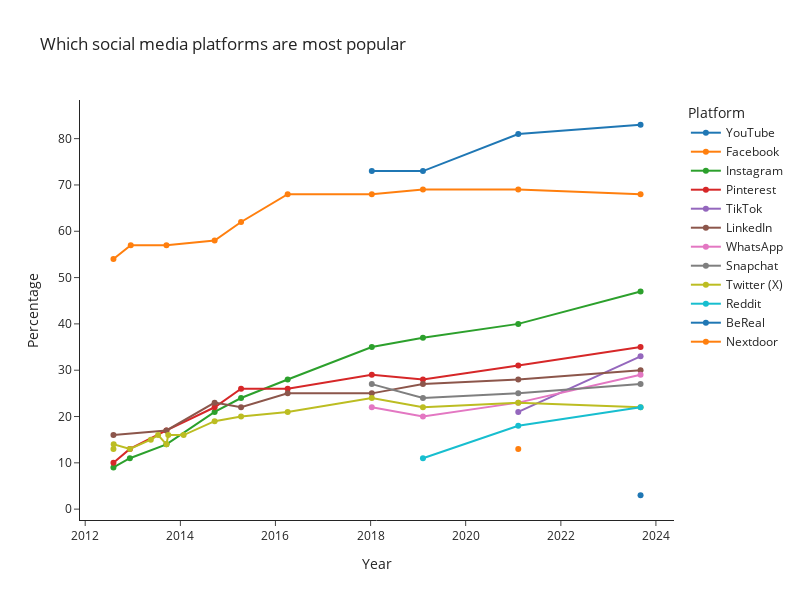

This figure's notebook cell:
### Code cell
import pandas as pd
import plotly.express as px

# Load the dataset
file_path = '../data/which_social_media_platforms_are_most_popular_data_2024-01-31-2.csv'
social_media_data = pd.read_csv(file_path)

# Cleaning and transforming the data to a tidy format suitable for Plotly
# Removing percentage signs and converting to numeric values
social_media_data_long = social_media_data.melt(id_vars=["Year"], 
                                                var_name="Platform", 
                                                value_name="Percentage")
social_media_data_long['Percentage'] = social_media_data_long['Percentage'].str.replace('%', '').astype(float)
social_media_data_long['Year'] = pd.to_datetime(social_media_data_long['Year'], errors='coerce')

# Dropping rows with NaN values in the Year or Percentage columns
social_media_data_long.dropna(subset=['Year', 'Percentage'], inplace=True)

# Creating the interactive plot using plotly.express
fig_line = px.line(
    social_media_data_long, 
    x="Year", 
    y="Percentage", 
    color="Platform",
    title="Which social media platforms are most popular",
    markers=True
)

# Show the interactive plot
fig_line.show()

### Figure 1 — Plotly figure (JSON) as saved in the notebook; plotly's stock layout.template omitted (floating-point values rounded to 4 significant figures)
{"data": [{"hovertemplate": "Platform=YouTube<br>Year=%{x}<br>Percentage=%{y}<extra></extra>", "legendgroup": "YouTube", "line": {"color": "#1F77B4", "dash": "solid"}, "marker": {"symbol": "circle"}, "mode": "lines+markers", "name": "YouTube", "orientation": "v", "showlegend": true, "type": "scatter", "x": ["2018-01-10T00:00:00", "2019-02-07T00:00:00", "2021-02-08T00:00:00", "2023-09-05T00:00:00"], "xaxis": "x", "y": [73, 73, 81, 83], "yaxis": "y"}, {"hovertemplate": "Platform=Facebook<br>Year=%{x}<br>Percentage=%{y}<extra></extra>", "legendgroup": "Facebook", "line": {"color": "#FF7F0E", "dash": "solid"}, "marker": {"symbol": "circle"}, "mode": "lines+markers", "name": "Facebook", "orientation": "v", "showlegend": true, "type": "scatter", "x": ["2012-08-05T00:00:00", "2012-12-16T00:00:00", "2013-09-16T00:00:00", "2014-09-21T00:00:00", "2015-04-12T00:00:00", "2016-04-04T00:00:00", "2018-01-10T00:00:00", "2019-02-07T00:00:00", "2021-02-08T00:00:00", "2023-09-05T00:00:00"], "xaxis": "x", "y": [54, 57, 57, 58, 62, 68, 68, 69, 69, 68], "yaxis": "y"}, {"hovertemplate": "Platform=Instagram<br>Year=%{x}<br>Percentage=%{y}<extra></extra>", "legendgroup": "Instagram", "line": {"color": "#2CA02C", "dash": "solid"}, "marker": {"symbol": "circle"}, "mode": "lines+markers", "name": "Instagram", "orientation": "v", "showlegend": true, "type": "scatter", "x": ["2012-08-05T00:00:00", "2012-12-09T00:00:00", "2013-09-16T00:00:00", "2014-09-21T00:00:00", "2015-04-12T00:00:00", "2016-04-04T00:00:00", "2018-01-10T00:00:00", "2019-02-07T00:00:00", "2021-02-08T00:00:00", "2023-09-05T00:00:00"], "xaxis": "x", "y": [9, 11, 14, 21, 24, 28, 35, 37, 40, 47], "yaxis": "y"}, {"hovertemplate": "Platform=Pinterest<br>Year=%{x}<br>Percentage=%{y}<extra></extra>", "legendgroup": "Pinterest", "line": {"color": "#D62728", "dash": "solid"}, "marker": {"symbol": "circle"}, "mode": "lines+markers", "name": "Pinterest", "orientation": "v", "showlegend": true, "type": "scatter", "x": ["2012-08-05T00:00:00", "2012-12-09T00:00:00", "2013-09-16T00:00:00", "2014-09-21T00:00:00", "2015-04-12T00:00:00", "2016-04-04T00:00:00", "2018-01-10T00:00:00", "2019-02-07T00:00:00", "2021-02-08T00:00:00", "2023-09-05T00:00:00"], "xaxis": "x", "y": [10, 13, 17, 22, 26, 26, 29, 28, 31, 35], "yaxis": "y"}, {"hovertemplate": "Platform=TikTok<br>Year=%{x}<br>Percentage=%{y}<extra></extra>", "legendgroup": "TikTok", "line": {"color": "#9467BD", "dash": "solid"}, "marker": {"symbol": "circle"}, "mode": "lines+markers", "name": "TikTok", "orientation": "v", "showlegend": true, "type": "scatter", "x": ["2021-02-08T00:00:00", "2023-09-05T00:00:00"], "xaxis": "x", "y": [21, 33], "yaxis": "y"}, {"hovertemplate": "Platform=LinkedIn<br>Year=%{x}<br>Percentage=%{y}<extra></extra>", "legendgroup": "LinkedIn", "line": {"color": "#8C564B", "dash": "solid"}, "marker": {"symbol": "circle"}, "mode": "lines+markers", "name": "LinkedIn", "orientation": "v", "showlegend": true, "type": "scatter", "x": ["2012-08-05T00:00:00", "2013-09-16T00:00:00", "2014-09-21T00:00:00", "2015-04-12T00:00:00", "2016-04-04T00:00:00", "2018-01-10T00:00:00", "2019-02-07T00:00:00", "2021-02-08T00:00:00", "2023-09-05T00:00:00"], "xaxis": "x", "y": [16, 17, 23, 22, 25, 25, 27, 28, 30], "yaxis": "y"}, {"hovertemplate": "Platform=WhatsApp<br>Year=%{x}<br>Percentage=%{y}<extra></extra>", "legendgroup": "WhatsApp", "line": {"color": "#E377C2", "dash": "solid"}, "marker": {"symbol": "circle"}, "mode": "lines+markers", "name": "WhatsApp", "orientation": "v", "showlegend": true, "type": "scatter", "x": ["2018-01-10T00:00:00", "2019-02-07T00:00:00", "2021-02-08T00:00:00", "2023-09-05T00:00:00"], "xaxis": "x", "y": [22, 20, 23, 29], "yaxis": "y"}, {"hovertemplate": "Platform=Snapchat<br>Year=%{x}<br>Percentage=%{y}<extra></extra>", "legendgroup": "Snapchat", "line": {"color": "#7F7F7F", "dash": "solid"}, "marker": {"symbol": "circle"}, "mode": "lines+markers", "name": "Snapchat", "orientation": "v", "showlegend": true, "type": "scatter", "x": ["2018-01-10T00:00:00", "2019-02-07T00:00:00", "2021-02-08T00:00:00", "2023-09-05T00:00:00"], "xaxis": "x", "y": [27, 24, 25, 27], "yaxis": "y"}, {"hovertemplate": "Platform=Twitter (X)<br>Year=%{x}<br>Percentage=%{y}<extra></extra>", "legendgroup": "Twitter (X)", "line": {"color": "#BCBD22", "dash": "solid"}, "marker": {"symbol": "circle"}, "mode": "lines+markers", "name": "Twitter (X)", "orientation": "v", "showlegend": true, "type": "scatter", "x": ["2012-08-05T00:00:00", "2012-08-07T00:00:00", "2012-12-09T00:00:00", "2013-05-19T00:00:00", "2013-07-14T00:00:00", "2013-09-16T00:00:00", "2013-09-30T00:00:00", "2014-01-26T00:00:00", "2014-09-21T00:00:00", "2015-04-12T00:00:00", "2016-04-04T00:00:00", "2018-01-10T00:00:00", "2019-02-07T00:00:00", "2021-02-08T00:00:00", "2023-09-05T00:00:00"], "xaxis": "x", "y": [13, 14, 13, 15, 16, 14, 16, 16, 19, 20, 21, 24, 22, 23, 22], "yaxis": "y"}, {"hovertemplate": "Platform=Reddit<br>Year=%{x}<br>Percentage=%{y}<extra></extra>", "legendgroup": "Reddit", "line": {"color": "#17BECF", "dash": "solid"}, "marker": {"symbol": "circle"}, "mode": "lines+markers", "name": "Reddit", "orientation": "v", "showlegend": true, "type": "scatter", "x": ["2019-02-07T00:00:00", "2021-02-08T00:00:00", "2023-09-05T00:00:00"], "xaxis": "x", "y": [11, 18, 22], "yaxis": "y"}, {"hovertemplate": "Platform=BeReal<br>Year=%{x}<br>Percentage=%{y}<extra></extra>", "legendgroup": "BeReal", "line": {"color": "#1F77B4", "dash": "solid"}, "marker": {"symbol": "circle"}, "mode": "lines+markers", "name": "BeReal", "orientation": "v", "showlegend": true, "type": "scatter", "x": ["2023-09-05T00:00:00"], "xaxis": "x", "y": [3], "yaxis": "y"}, {"hovertemplate": "Platform=Nextdoor<br>Year=%{x}<br>Percentage=%{y}<extra></extra>", "legendgroup": "Nextdoor", "line": {"color": "#FF7F0E", "dash": "solid"}, "marker": {"symbol": "circle"}, "mode": "lines+markers", "name": "Nextdoor", "orientation": "v", "showlegend": true, "type": "scatter", "x": ["2021-02-08T00:00:00"], "xaxis": "x", "y": [13], "yaxis": "y"}], "layout": {"height": 600, "legend": {"title": {"text": "Platform"}, "tracegroupgap": 0}, "title": {"text": "Which social media platforms are most popular"}, "width": 800, "xaxis": {"anchor": "y", "domain": [0, 1], "title": {"text": "Year"}}, "yaxis": {"anchor": "x", "domain": [0, 1], "title": {"text": "Percentage"}}}}
